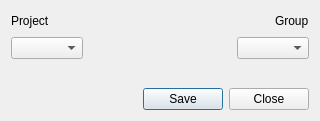
<?xml version="1.0" encoding="UTF-8"?>
<ui version="4.0">
 <class>ChangeProjectWindow_UI</class>
 <widget class="QDialog" name="ChangeProjectWindow_UI">
  <property name="geometry">
   <rect>
    <x>0</x>
    <y>0</y>
    <width>320</width>
    <height>121</height>
   </rect>
  </property>
  <property name="windowTitle">
   <string>Change project and group</string>
  </property>
  <layout class="QVBoxLayout" name="verticalLayout_3">
   <item>
    <layout class="QHBoxLayout" name="horizontalLayout">
     <item>
      <widget class="QLabel" name="ChangeProject_ProjectLabel">
       <property name="text">
        <string>Project</string>
       </property>
      </widget>
     </item>
     <item>
      <spacer name="horizontalSpacer">
       <property name="orientation">
        <enum>Qt::Orientation::Horizontal</enum>
       </property>
       <property name="sizeHint" stdset="0">
        <size>
         <width>40</width>
         <height>20</height>
        </size>
       </property>
      </spacer>
     </item>
     <item>
      <widget class="QLabel" name="ChangeProject_GroupLabel">
       <property name="text">
        <string>Group</string>
       </property>
      </widget>
     </item>
    </layout>
   </item>
   <item>
    <layout class="QHBoxLayout" name="horizontalLayout_2">
     <item>
      <widget class="QComboBox" name="ChangeProject_ProjectCombobox"/>
     </item>
     <item>
      <spacer name="horizontalSpacer_2">
       <property name="orientation">
        <enum>Qt::Orientation::Horizontal</enum>
       </property>
       <property name="sizeHint" stdset="0">
        <size>
         <width>40</width>
         <height>20</height>
        </size>
       </property>
      </spacer>
     </item>
     <item>
      <widget class="QComboBox" name="ChangeProject_GroupCombobox"/>
     </item>
    </layout>
   </item>
   <item>
    <spacer name="verticalSpacer">
     <property name="orientation">
      <enum>Qt::Orientation::Vertical</enum>
     </property>
     <property name="sizeHint" stdset="0">
      <size>
       <width>20</width>
       <height>40</height>
      </size>
     </property>
    </spacer>
   </item>
   <item>
    <layout class="QHBoxLayout" name="horizontalLayout_3">
     <item>
      <spacer name="horizontalSpacer_3">
       <property name="orientation">
        <enum>Qt::Orientation::Horizontal</enum>
       </property>
       <property name="sizeHint" stdset="0">
        <size>
         <width>40</width>
         <height>20</height>
        </size>
       </property>
      </spacer>
     </item>
     <item>
      <widget class="QPushButton" name="ChangeProject_SaveButton">
       <property name="text">
        <string>Save</string>
       </property>
      </widget>
     </item>
     <item>
      <widget class="QPushButton" name="ChangeProject_CloseButton">
       <property name="text">
        <string>Close</string>
       </property>
      </widget>
     </item>
    </layout>
   </item>
  </layout>
 </widget>
 <resources/>
 <connections/>
</ui>
